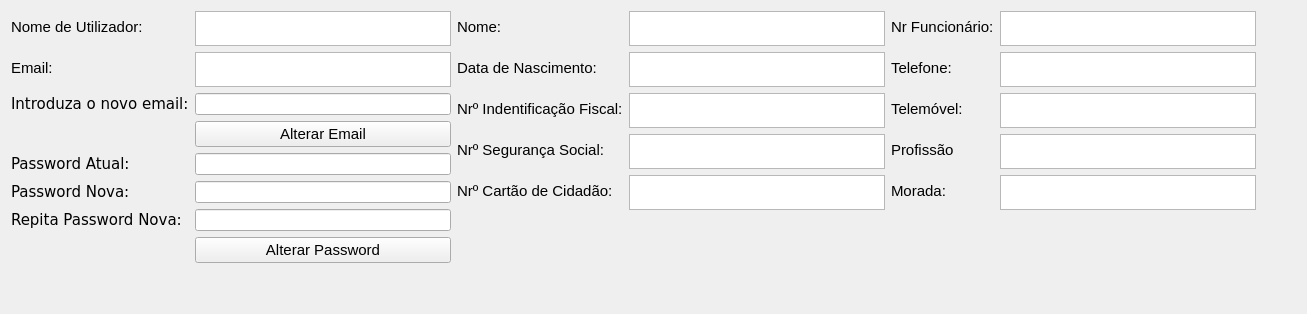
      <widget class="QWidget" name="tab">
       <attribute name="title">
        <string>Meu Perfil</string>
       </attribute>
       <layout class="QGridLayout" name="gridLayout_4">
        <item row="0" column="0">
         <layout class="QFormLayout" name="formLayout_19">
          <item row="0" column="0">
           <widget class="QLabel" name="label_114">
            <property name="font">
             <font>
              <pointsize>11</pointsize>
             </font>
            </property>
            <property name="text">
             <string>Nome de Utilizador:</string>
            </property>
            <property name="alignment">
             <set>Qt::AlignLeading|Qt::AlignLeft|Qt::AlignVCenter</set>
            </property>
           </widget>
          </item>
          <item row="0" column="1">
           <widget class="QTextBrowser" name="profileUserName">
            <property name="maximumSize">
             <size>
              <width>16777215</width>
              <height>35</height>
             </size>
            </property>
           </widget>
          </item>
          <item row="1" column="0">
           <widget class="QLabel" name="label_115">
            <property name="font">
             <font>
              <pointsize>11</pointsize>
             </font>
            </property>
            <property name="text">
             <string>Email:</string>
            </property>
            <property name="alignment">
             <set>Qt::AlignLeading|Qt::AlignLeft|Qt::AlignVCenter</set>
            </property>
           </widget>
          </item>
          <item row="1" column="1">
           <widget class="QTextBrowser" name="profileEmail">
            <property name="maximumSize">
             <size>
              <width>16777215</width>
              <height>35</height>
             </size>
            </property>
           </widget>
          </item>
          <item row="2" column="0">
           <widget class="QLabel" name="label_117">
            <property name="font">
             <font>
              <family>DejaVu Sans</family>
              <pointsize>11</pointsize>
             </font>
            </property>
            <property name="text">
             <string>Introduza o novo email:</string>
            </property>
           </widget>
          </item>
          <item row="2" column="1">
           <widget class="QLineEdit" name="profileNewEmail"/>
          </item>
          <item row="3" column="1">
           <widget class="QPushButton" name="profileChangeEmail">
            <property name="font">
             <font>
              <pointsize>11</pointsize>
             </font>
            </property>
            <property name="text">
             <string>Alterar Email</string>
            </property>
           </widget>
          </item>
          <item row="4" column="0">
           <widget class="QLabel" name="label_89">
            <property name="font">
             <font>
              <family>DejaVu Sans</family>
              <pointsize>11</pointsize>
             </font>
            </property>
            <property name="text">
             <string>Password Atual:</string>
            </property>
           </widget>
          </item>
          <item row="4" column="1">
           <widget class="QLineEdit" name="profileCurrentPass">
            <property name="text">
             <string/>
            </property>
            <property name="echoMode">
             <enum>QLineEdit::Password</enum>
            </property>
           </widget>
          </item>
          <item row="5" column="0">
           <widget class="QLabel" name="label_90">
            <property name="font">
             <font>
              <family>DejaVu Sans</family>
              <pointsize>11</pointsize>
             </font>
            </property>
            <property name="text">
             <string>Password Nova:</string>
            </property>
           </widget>
          </item>
          <item row="5" column="1">
           <widget class="QLineEdit" name="profileNewPass">
            <property name="text">
             <string/>
            </property>
            <property name="echoMode">
             <enum>QLineEdit::Password</enum>
            </property>
           </widget>
          </item>
          <item row="6" column="0">
           <widget class="QLabel" name="label_116">
            <property name="font">
             <font>
              <family>DejaVu Sans</family>
              <pointsize>11</pointsize>
             </font>
            </property>
            <property name="text">
             <string>Repita Password Nova:</string>
            </property>
           </widget>
          </item>
          <item row="6" column="1">
           <widget class="QLineEdit" name="profileRepPass">
            <property name="text">
             <string/>
            </property>
            <property name="echoMode">
             <enum>QLineEdit::Password</enum>
            </property>
           </widget>
          </item>
          <item row="7" column="1">
           <widget class="QPushButton" name="profileChangePass">
            <property name="font">
             <font>
              <pointsize>11</pointsize>
             </font>
            </property>
            <property name="text">
             <string>Alterar Password</string>
            </property>
           </widget>
          </item>
         </layout>
        </item>
        <item row="0" column="2">
         <layout class="QFormLayout" name="formLayout_21">
          <item row="0" column="0">
           <widget class="QLabel" name="label_91">
            <property name="font">
             <font>
              <pointsize>11</pointsize>
             </font>
            </property>
            <property name="text">
             <string>Nr Funcionário:</string>
            </property>
            <property name="alignment">
             <set>Qt::AlignLeading|Qt::AlignLeft|Qt::AlignVCenter</set>
            </property>
           </widget>
          </item>
          <item row="1" column="0">
           <widget class="QLabel" name="label_92">
            <property name="font">
             <font>
              <pointsize>11</pointsize>
             </font>
            </property>
            <property name="text">
             <string>Telefone:</string>
            </property>
            <property name="alignment">
             <set>Qt::AlignLeading|Qt::AlignLeft|Qt::AlignVCenter</set>
            </property>
           </widget>
          </item>
          <item row="2" column="0">
           <widget class="QLabel" name="label_110">
            <property name="font">
             <font>
              <pointsize>11</pointsize>
             </font>
            </property>
            <property name="text">
             <string>Telemóvel:</string>
            </property>
            <property name="alignment">
             <set>Qt::AlignLeading|Qt::AlignLeft|Qt::AlignVCenter</set>
            </property>
           </widget>
          </item>
          <item row="3" column="0">
           <widget class="QLabel" name="label_112">
            <property name="font">
             <font>
              <pointsize>11</pointsize>
             </font>
            </property>
            <property name="text">
             <string>Profissão</string>
            </property>
            <property name="alignment">
             <set>Qt::AlignLeading|Qt::AlignLeft|Qt::AlignVCenter</set>
            </property>
           </widget>
          </item>
          <item row="4" column="0">
           <widget class="QLabel" name="label_93">
            <property name="font">
             <font>
              <pointsize>11</pointsize>
             </font>
            </property>
            <property name="text">
             <string>Morada:</string>
            </property>
            <property name="alignment">
             <set>Qt::AlignLeading|Qt::AlignLeft|Qt::AlignVCenter</set>
            </property>
           </widget>
          </item>
          <item row="0" column="1">
           <widget class="QTextBrowser" name="profileNumber">
            <property name="maximumSize">
             <size>
              <width>16777215</width>
              <height>35</height>
             </size>
            </property>
           </widget>
          </item>
          <item row="1" column="1">
           <widget class="QTextBrowser" name="profileMobileNr">
            <property name="maximumSize">
             <size>
              <width>16777215</width>
              <height>35</height>
             </size>
            </property>
           </widget>
          </item>
          <item row="2" column="1">
           <widget class="QTextBrowser" name="profileaPhoneNr">
            <property name="maximumSize">
             <size>
              <width>16777215</width>
              <height>35</height>
             </size>
            </property>
           </widget>
          </item>
          <item row="3" column="1">
           <widget class="QTextBrowser" name="profileJob">
            <property name="maximumSize">
             <size>
              <width>16777215</width>
              <height>35</height>
             </size>
            </property>
           </widget>
          </item>
          <item row="4" column="1">
           <widget class="QTextBrowser" name="profileAdress">
            <property name="maximumSize">
             <size>
              <width>16777215</width>
              <height>35</height>
             </size>
            </property>
           </widget>
          </item>
          <item row="5" column="1">
           <spacer name="verticalSpacer_20">
            <property name="orientation">
             <enum>Qt::Vertical</enum>
            </property>
            <property name="sizeHint" stdset="0">
             <size>
              <width>20</width>
              <height>40</height>
             </size>
            </property>
           </spacer>
          </item>
         </layout>
        </item>
        <item row="0" column="1">
         <layout class="QFormLayout" name="formLayout_20">
          <item row="0" column="0">
           <widget class="QLabel" name="label_111">
            <property name="font">
             <font>
              <pointsize>11</pointsize>
             </font>
            </property>
            <property name="text">
             <string>Nome:</string>
            </property>
            <property name="alignment">
             <set>Qt::AlignLeading|Qt::AlignLeft|Qt::AlignVCenter</set>
            </property>
           </widget>
          </item>
          <item row="1" column="0">
           <widget class="QLabel" name="label_87">
            <property name="font">
             <font>
              <pointsize>11</pointsize>
             </font>
            </property>
            <property name="autoFillBackground">
             <bool>false</bool>
            </property>
            <property name="text">
             <string>Data de Nascimento:</string>
            </property>
            <property name="alignment">
             <set>Qt::AlignLeading|Qt::AlignLeft|Qt::AlignVCenter</set>
            </property>
           </widget>
          </item>
          <item row="2" column="0">
           <widget class="QLabel" name="label_109">
            <property name="font">
             <font>
              <pointsize>11</pointsize>
             </font>
            </property>
            <property name="text">
             <string>Nrº Indentificação Fiscal:</string>
            </property>
            <property name="alignment">
             <set>Qt::AlignLeading|Qt::AlignLeft|Qt::AlignVCenter</set>
            </property>
           </widget>
          </item>
          <item row="3" column="0">
           <widget class="QLabel" name="label_88">
            <property name="font">
             <font>
              <pointsize>11</pointsize>
             </font>
            </property>
            <property name="text">
             <string>Nrº Segurança Social:</string>
            </property>
            <property name="alignment">
             <set>Qt::AlignLeading|Qt::AlignLeft|Qt::AlignVCenter</set>
            </property>
           </widget>
          </item>
          <item row="4" column="0">
           <widget class="QLabel" name="label_113">
            <property name="font">
             <font>
              <pointsize>11</pointsize>
             </font>
            </property>
            <property name="text">
             <string>Nrº Cartão de Cidadão:</string>
            </property>
            <property name="alignment">
             <set>Qt::AlignLeading|Qt::AlignLeft|Qt::AlignVCenter</set>
            </property>
           </widget>
          </item>
          <item row="0" column="1">
           <widget class="QTextBrowser" name="profileName">
            <property name="maximumSize">
             <size>
              <width>16777215</width>
              <height>35</height>
             </size>
            </property>
           </widget>
          </item>
          <item row="4" column="1">
           <widget class="QTextBrowser" name="profileIDNr">
            <property name="maximumSize">
             <size>
              <width>16777215</width>
              <height>35</height>
             </size>
            </property>
           </widget>
          </item>
          <item row="3" column="1">
           <widget class="QTextBrowser" name="profileSocialNr">
            <property name="maximumSize">
             <size>
              <width>16777215</width>
              <height>35</height>
             </size>
            </property>
           </widget>
          </item>
          <item row="2" column="1">
           <widget class="QTextBrowser" name="profileNIF">
            <property name="maximumSize">
             <size>
              <width>16777215</width>
              <height>35</height>
             </size>
            </property>
           </widget>
          </item>
          <item row="1" column="1">
           <widget class="QTextBrowser" name="profileDate">
            <property name="maximumSize">
             <size>
              <width>16777215</width>
              <height>35</height>
             </size>
            </property>
           </widget>
          </item>
          <item row="5" column="0">
           <spacer name="verticalSpacer_19">
            <property name="orientation">
             <enum>Qt::Vertical</enum>
            </property>
            <property name="sizeHint" stdset="0">
             <size>
              <width>20</width>
              <height>40</height>
             </size>
            </property>
           </spacer>
          </item>
         </layout>
        </item>
        <item row="1" column="1">
         <spacer name="verticalSpacer_13">
          <property name="orientation">
           <enum>Qt::Vertical</enum>
          </property>
          <property name="sizeHint" stdset="0">
           <size>
            <width>20</width>
            <height>40</height>
           </size>
          </property>
         </spacer>
        </item>
        <item row="0" column="3">
         <spacer name="horizontalSpacer_7">
          <property name="orientation">
           <enum>Qt::Horizontal</enum>
          </property>
          <property name="sizeHint" stdset="0">
           <size>
            <width>40</width>
            <height>20</height>
           </size>
          </property>
         </spacer>
        </item>
       </layout>
      </widget>
